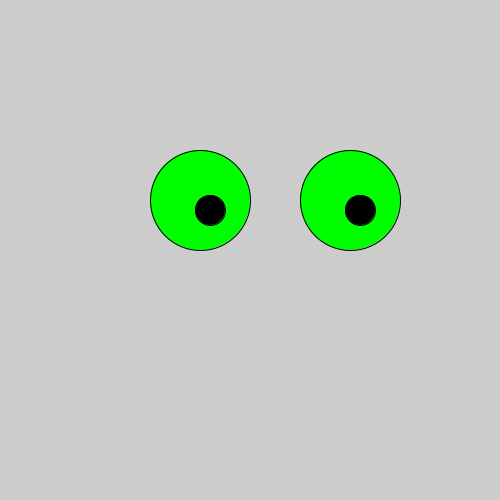
Frame 1 (no input)
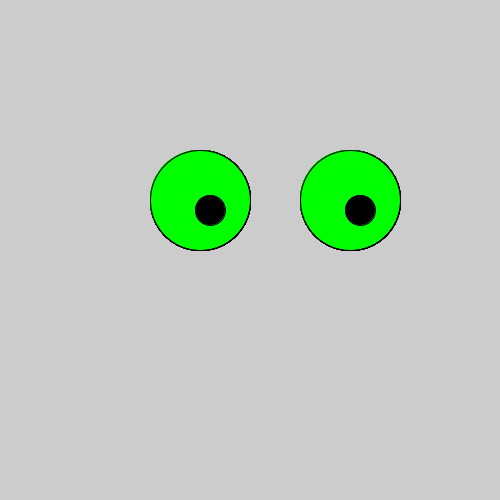
Frame 60 (the mouse pressed at the canvas centre just before this capture)
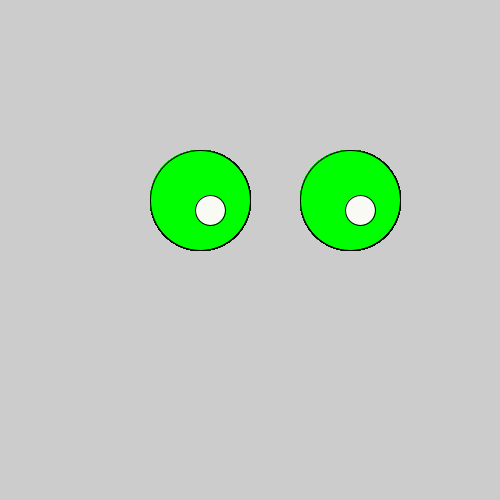
Frame 120 (the mouse held since frame 60 and released just before this capture)

The Processing sketch that drew these frames (run headless with seeded random() and noise(); from frame 60 on, the mouse is pressed at the canvas centre):

// Processing sketch: ZombieEyes
// ── ZombieEyes.pde
void setup () {
  size(500,500);
}

void draw () {
  fill (0,255,0);
 ellipse (200, 200, 100, 100); 
  ellipse (350,200,100,100);
  fill (0,0,0);
    if (mousePressed) {
   fill (mouseX % 255, mouseY % 255, (mouseX + mouseY) % 255); 
  }
  ellipse(210, 210, 30, 30);
  ellipse(360, 210, 30, 30);

}
